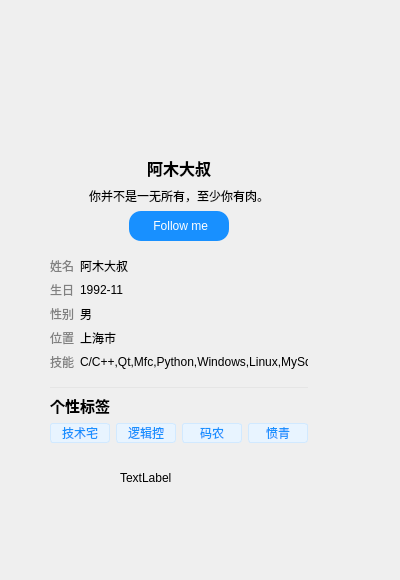
<?xml version="1.0" encoding="UTF-8"?>
<ui version="4.0">
 <class>UserProfiles</class>
 <widget class="QWidget" name="UserProfiles">
  <property name="geometry">
   <rect>
    <x>0</x>
    <y>0</y>
    <width>400</width>
    <height>580</height>
   </rect>
  </property>
  <property name="windowTitle">
   <string>UserProfiles</string>
  </property>
  <widget class="QWidget" name="widgetMain" native="true">
   <property name="geometry">
    <rect>
     <x>50</x>
     <y>70</y>
     <width>258</width>
     <height>373</height>
    </rect>
   </property>
   <layout class="QVBoxLayout" name="verticalLayout">
    <item>
     <layout class="QHBoxLayout" name="horizontalLayout_3">
      <item>
       <spacer name="horizontalSpacer_3">
        <property name="orientation">
         <enum>Qt::Horizontal</enum>
        </property>
        <property name="sizeHint" stdset="0">
         <size>
          <width>40</width>
          <height>20</height>
         </size>
        </property>
       </spacer>
      </item>
      <item>
       <widget class="QLabel" name="labelIcon">
        <property name="sizePolicy">
         <sizepolicy hsizetype="Preferred" vsizetype="Preferred">
          <horstretch>50</horstretch>
          <verstretch>50</verstretch>
         </sizepolicy>
        </property>
        <property name="minimumSize">
         <size>
          <width>80</width>
          <height>80</height>
         </size>
        </property>
        <property name="maximumSize">
         <size>
          <width>80</width>
          <height>80</height>
         </size>
        </property>
        <property name="styleSheet">
         <string notr="true">border-radius:6px;</string>
        </property>
        <property name="text">
         <string/>
        </property>
       </widget>
      </item>
      <item>
       <spacer name="horizontalSpacer_4">
        <property name="orientation">
         <enum>Qt::Horizontal</enum>
        </property>
        <property name="sizeHint" stdset="0">
         <size>
          <width>40</width>
          <height>20</height>
         </size>
        </property>
       </spacer>
      </item>
     </layout>
    </item>
    <item>
     <widget class="QLabel" name="label">
      <property name="font">
       <font>
        <pointsize>12</pointsize>
        <bold>true</bold>
       </font>
      </property>
      <property name="text">
       <string>阿木大叔</string>
      </property>
      <property name="alignment">
       <set>Qt::AlignCenter</set>
      </property>
     </widget>
    </item>
    <item>
     <widget class="QLabel" name="label_2">
      <property name="minimumSize">
       <size>
        <width>0</width>
        <height>0</height>
       </size>
      </property>
      <property name="maximumSize">
       <size>
        <width>16777215</width>
        <height>16777215</height>
       </size>
      </property>
      <property name="text">
       <string>你并不是一无所有，至少你有肉。</string>
      </property>
      <property name="alignment">
       <set>Qt::AlignCenter</set>
      </property>
     </widget>
    </item>
    <item>
     <layout class="QHBoxLayout" name="horizontalLayout">
      <property name="bottomMargin">
       <number>10</number>
      </property>
      <item>
       <spacer name="horizontalSpacer">
        <property name="orientation">
         <enum>Qt::Horizontal</enum>
        </property>
        <property name="sizeHint" stdset="0">
         <size>
          <width>40</width>
          <height>20</height>
         </size>
        </property>
       </spacer>
      </item>
      <item>
       <widget class="QPushButton" name="pushButton">
        <property name="minimumSize">
         <size>
          <width>100</width>
          <height>30</height>
         </size>
        </property>
        <property name="maximumSize">
         <size>
          <width>100</width>
          <height>30</height>
         </size>
        </property>
        <property name="styleSheet">
         <string notr="true">QPushButton
{
    background:#1890FF;
    border-style:none;
    color:#FFFFFF;
	border-radius:12px;
}

QPushButton:hover
{
	background:#46A6FF;
}

QPushButton:pressed
{
	background:#46A6FF;
}</string>
        </property>
        <property name="text">
         <string> Follow me</string>
        </property>
       </widget>
      </item>
      <item>
       <spacer name="horizontalSpacer_2">
        <property name="orientation">
         <enum>Qt::Horizontal</enum>
        </property>
        <property name="sizeHint" stdset="0">
         <size>
          <width>40</width>
          <height>20</height>
         </size>
        </property>
       </spacer>
      </item>
     </layout>
    </item>
    <item>
     <layout class="QGridLayout" name="gridLayout">
      <item row="0" column="0">
       <widget class="QLabel" name="labelItem1">
        <property name="maximumSize">
         <size>
          <width>100</width>
          <height>16777215</height>
         </size>
        </property>
        <property name="styleSheet">
         <string notr="true">color: #808080;</string>
        </property>
        <property name="text">
         <string>姓名</string>
        </property>
       </widget>
      </item>
      <item row="0" column="1">
       <widget class="QLabel" name="labelItemValue1">
        <property name="text">
         <string>阿木大叔</string>
        </property>
       </widget>
      </item>
      <item row="1" column="0">
       <widget class="QLabel" name="labelItem1_2">
        <property name="maximumSize">
         <size>
          <width>100</width>
          <height>16777215</height>
         </size>
        </property>
        <property name="styleSheet">
         <string notr="true">color: #808080;</string>
        </property>
        <property name="text">
         <string>生日</string>
        </property>
       </widget>
      </item>
      <item row="1" column="1">
       <widget class="QLabel" name="labelItemValue1_2">
        <property name="text">
         <string>1992-11</string>
        </property>
       </widget>
      </item>
      <item row="2" column="0">
       <widget class="QLabel" name="labelItem1_3">
        <property name="maximumSize">
         <size>
          <width>100</width>
          <height>16777215</height>
         </size>
        </property>
        <property name="styleSheet">
         <string notr="true">color: #808080;</string>
        </property>
        <property name="text">
         <string>性别</string>
        </property>
       </widget>
      </item>
      <item row="2" column="1">
       <widget class="QLabel" name="labelItemValue1_3">
        <property name="text">
         <string>男</string>
        </property>
       </widget>
      </item>
      <item row="3" column="0">
       <widget class="QLabel" name="labelItem1_4">
        <property name="maximumSize">
         <size>
          <width>100</width>
          <height>16777215</height>
         </size>
        </property>
        <property name="styleSheet">
         <string notr="true">color: #808080;</string>
        </property>
        <property name="text">
         <string>位置</string>
        </property>
       </widget>
      </item>
      <item row="3" column="1">
       <widget class="QLabel" name="labelItemValue1_4">
        <property name="text">
         <string>上海市</string>
        </property>
       </widget>
      </item>
      <item row="4" column="0">
       <widget class="QLabel" name="labelItem1_5">
        <property name="maximumSize">
         <size>
          <width>100</width>
          <height>16777215</height>
         </size>
        </property>
        <property name="styleSheet">
         <string notr="true">color: #808080;</string>
        </property>
        <property name="text">
         <string>技能</string>
        </property>
       </widget>
      </item>
      <item row="4" column="1">
       <widget class="QLabel" name="labelItemValue1_5">
        <property name="text">
         <string>C/C++,Qt,Mfc,Python,Windows,Linux,MySql</string>
        </property>
       </widget>
      </item>
     </layout>
    </item>
    <item>
     <spacer name="verticalSpacer">
      <property name="orientation">
       <enum>Qt::Vertical</enum>
      </property>
      <property name="sizeType">
       <enum>QSizePolicy::Fixed</enum>
      </property>
      <property name="sizeHint" stdset="0">
       <size>
        <width>10</width>
        <height>10</height>
       </size>
      </property>
     </spacer>
    </item>
    <item>
     <widget class="QLabel" name="labelSpearLine">
      <property name="maximumSize">
       <size>
        <width>16777215</width>
        <height>1</height>
       </size>
      </property>
      <property name="styleSheet">
       <string notr="true">background-color: #E5E5E5;</string>
      </property>
      <property name="text">
       <string/>
      </property>
     </widget>
    </item>
    <item>
     <widget class="QLabel" name="labelItem1_6">
      <property name="font">
       <font>
        <pointsize>11</pointsize>
        <bold>true</bold>
       </font>
      </property>
      <property name="text">
       <string>个性标签</string>
      </property>
     </widget>
    </item>
    <item>
     <layout class="QHBoxLayout" name="horizontalLayout_2">
      <item>
       <widget class="QLabel" name="labelItem1_7">
        <property name="styleSheet">
         <string notr="true">font-size: 12px;
color: #1890ff;
border-width: 1px;
border-style: solid;
border-radius: 2.5px;
background-color: #e8f4ff;
border-color: #d1e9ff;</string>
        </property>
        <property name="text">
         <string>技术宅</string>
        </property>
        <property name="alignment">
         <set>Qt::AlignCenter</set>
        </property>
       </widget>
      </item>
      <item>
       <widget class="QLabel" name="labelItem1_8">
        <property name="styleSheet">
         <string notr="true">font-size: 12px;
color: #1890ff;
border-width: 1px;
border-style: solid;
border-radius: 2.5px;
background-color: #e8f4ff;
border-color: #d1e9ff;</string>
        </property>
        <property name="text">
         <string>逻辑控</string>
        </property>
        <property name="alignment">
         <set>Qt::AlignCenter</set>
        </property>
       </widget>
      </item>
      <item>
       <widget class="QLabel" name="labelItem1_9">
        <property name="styleSheet">
         <string notr="true">font-size: 12px;
color: #1890ff;
border-width: 1px;
border-style: solid;
border-radius: 2.5px;
background-color: #e8f4ff;
border-color: #d1e9ff;</string>
        </property>
        <property name="text">
         <string>码农</string>
        </property>
        <property name="alignment">
         <set>Qt::AlignCenter</set>
        </property>
       </widget>
      </item>
      <item>
       <widget class="QLabel" name="labelItem1_10">
        <property name="styleSheet">
         <string notr="true">font-size: 12px;
color: #1890ff;
border-width: 1px;
border-style: solid;
border-radius: 2.5px;
background-color: #e8f4ff;
border-color: #d1e9ff;</string>
        </property>
        <property name="text">
         <string>愤青</string>
        </property>
        <property name="alignment">
         <set>Qt::AlignCenter</set>
        </property>
       </widget>
      </item>
     </layout>
    </item>
   </layout>
  </widget>
  <widget class="QLabel" name="label_3">
   <property name="geometry">
    <rect>
     <x>120</x>
     <y>470</y>
     <width>53</width>
     <height>15</height>
    </rect>
   </property>
   <property name="text">
    <string>TextLabel</string>
   </property>
  </widget>
 </widget>
 <resources/>
 <connections/>
</ui>
